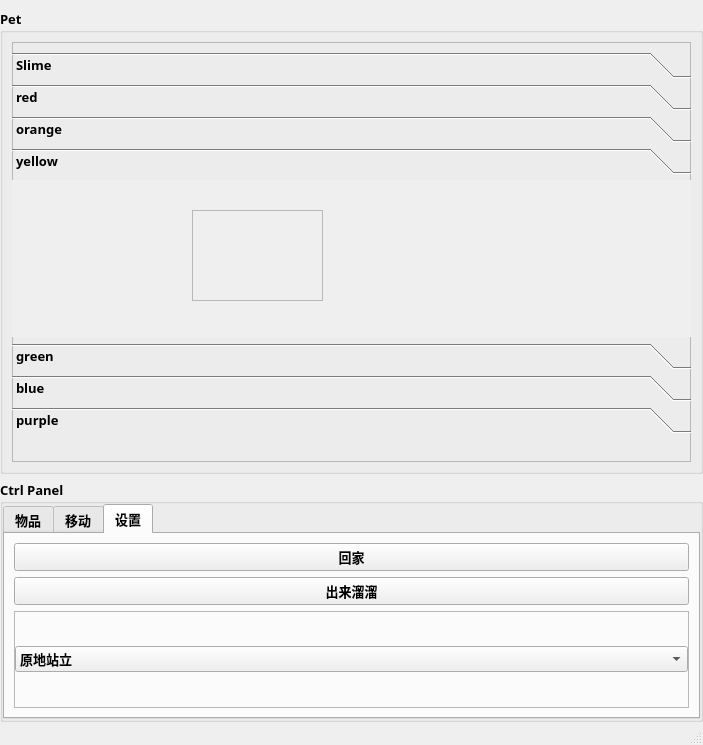
<?xml version="1.0" encoding="UTF-8"?>
<ui version="4.0">
 <class>MainWindow</class>
 <widget class="QMainWindow" name="MainWindow">
  <property name="geometry">
   <rect>
    <x>0</x>
    <y>0</y>
    <width>703</width>
    <height>745</height>
   </rect>
  </property>
  <property name="font">
   <font>
    <family>黑体</family>
    <pointsize>10</pointsize>
    <weight>75</weight>
    <bold>true</bold>
   </font>
  </property>
  <property name="windowTitle">
   <string>DesktopPet</string>
  </property>
  <property name="windowIcon">
   <iconset resource="resources/test.qrc">
    <normaloff>:/icon/image/icon.png</normaloff>:/icon/image/icon.png</iconset>
  </property>
  <widget class="QWidget" name="centralwidget">
   <layout class="QGridLayout" name="gridLayout_3">
    <property name="leftMargin">
     <number>0</number>
    </property>
    <property name="rightMargin">
     <number>0</number>
    </property>
    <property name="bottomMargin">
     <number>0</number>
    </property>
    <item row="0" column="0">
     <layout class="QVBoxLayout" name="Box" stretch="2,1">
      <item>
       <widget class="QGroupBox" name="Pet">
        <property name="title">
         <string>Pet</string>
        </property>
        <layout class="QVBoxLayout" name="verticalLayout">
         <item>
          <widget class="QFrame" name="frame">
           <property name="frameShape">
            <enum>QFrame::StyledPanel</enum>
           </property>
           <property name="frameShadow">
            <enum>QFrame::Raised</enum>
           </property>
           <widget class="QToolBox" name="toolBox">
            <property name="geometry">
             <rect>
              <x>0</x>
              <y>10</y>
              <width>681</width>
              <height>381</height>
             </rect>
            </property>
            <property name="currentIndex">
             <number>3</number>
            </property>
            <widget class="QWidget" name="Slime">
             <property name="geometry">
              <rect>
               <x>0</x>
               <y>0</y>
               <width>681</width>
               <height>136</height>
              </rect>
             </property>
             <attribute name="icon">
              <iconset resource="resources/test.qrc">
               <normaloff>:/icon/image/icon.png</normaloff>:/icon/image/icon.png</iconset>
             </attribute>
             <attribute name="label">
              <string>Slime</string>
             </attribute>
             <widget class="QFrame" name="frame_2">
              <property name="geometry">
               <rect>
                <x>130</x>
                <y>0</y>
                <width>120</width>
                <height>80</height>
               </rect>
              </property>
              <property name="frameShape">
               <enum>QFrame::StyledPanel</enum>
              </property>
              <property name="frameShadow">
               <enum>QFrame::Raised</enum>
              </property>
              <widget class="QLabel" name="pet">
               <property name="geometry">
                <rect>
                 <x>40</x>
                 <y>0</y>
                 <width>80</width>
                 <height>80</height>
                </rect>
               </property>
               <property name="text">
                <string/>
               </property>
               <property name="pixmap">
                <pixmap resource="resources/test.qrc">:/icon/image/icon.png</pixmap>
               </property>
               <property name="scaledContents">
                <bool>true</bool>
               </property>
              </widget>
              <widget class="QLabel" name="item">
               <property name="geometry">
                <rect>
                 <x>0</x>
                 <y>20</y>
                 <width>48</width>
                 <height>48</height>
                </rect>
               </property>
               <property name="font">
                <font>
                 <family>黑体</family>
                 <pointsize>10</pointsize>
                 <weight>75</weight>
                 <bold>true</bold>
                </font>
               </property>
               <property name="text">
                <string/>
               </property>
               <property name="pixmap">
                <pixmap resource="resources/test.qrc">:/image/image/cookie.png</pixmap>
               </property>
               <property name="scaledContents">
                <bool>true</bool>
               </property>
              </widget>
             </widget>
            </widget>
            <widget class="QWidget" name="red">
             <property name="geometry">
              <rect>
               <x>0</x>
               <y>0</y>
               <width>681</width>
               <height>136</height>
              </rect>
             </property>
             <attribute name="icon">
              <iconset resource="resources/test.qrc">
               <normaloff>:/icon/image/icon1.png</normaloff>:/icon/image/icon1.png</iconset>
             </attribute>
             <attribute name="label">
              <string>red</string>
             </attribute>
             <widget class="QFrame" name="frame_3">
              <property name="geometry">
               <rect>
                <x>130</x>
                <y>10</y>
                <width>131</width>
                <height>91</height>
               </rect>
              </property>
              <property name="frameShape">
               <enum>QFrame::StyledPanel</enum>
              </property>
              <property name="frameShadow">
               <enum>QFrame::Raised</enum>
              </property>
              <widget class="QLabel" name="pet_2">
               <property name="geometry">
                <rect>
                 <x>50</x>
                 <y>10</y>
                 <width>80</width>
                 <height>80</height>
                </rect>
               </property>
               <property name="text">
                <string/>
               </property>
               <property name="pixmap">
                <pixmap resource="resources/test.qrc">:/icon/image/icon1.png</pixmap>
               </property>
               <property name="scaledContents">
                <bool>true</bool>
               </property>
              </widget>
              <widget class="QLabel" name="item_2">
               <property name="geometry">
                <rect>
                 <x>10</x>
                 <y>30</y>
                 <width>48</width>
                 <height>48</height>
                </rect>
               </property>
               <property name="font">
                <font>
                 <family>黑体</family>
                 <pointsize>10</pointsize>
                 <weight>75</weight>
                 <bold>true</bold>
                </font>
               </property>
               <property name="text">
                <string/>
               </property>
               <property name="pixmap">
                <pixmap resource="resources/test.qrc">:/image/image/cookie.png</pixmap>
               </property>
               <property name="scaledContents">
                <bool>true</bool>
               </property>
              </widget>
             </widget>
            </widget>
            <widget class="QWidget" name="orange">
             <property name="geometry">
              <rect>
               <x>0</x>
               <y>0</y>
               <width>681</width>
               <height>136</height>
              </rect>
             </property>
             <attribute name="icon">
              <iconset resource="resources/test.qrc">
               <normaloff>:/icon/image/icon2.png</normaloff>:/icon/image/icon2.png</iconset>
             </attribute>
             <attribute name="label">
              <string>orange</string>
             </attribute>
             <widget class="QFrame" name="frame_4">
              <property name="geometry">
               <rect>
                <x>140</x>
                <y>20</y>
                <width>131</width>
                <height>91</height>
               </rect>
              </property>
              <property name="frameShape">
               <enum>QFrame::StyledPanel</enum>
              </property>
              <property name="frameShadow">
               <enum>QFrame::Raised</enum>
              </property>
              <widget class="QLabel" name="pet_3">
               <property name="geometry">
                <rect>
                 <x>50</x>
                 <y>10</y>
                 <width>80</width>
                 <height>80</height>
                </rect>
               </property>
               <property name="text">
                <string/>
               </property>
               <property name="pixmap">
                <pixmap resource="resources/test.qrc">:/icon/image/icon2.png</pixmap>
               </property>
               <property name="scaledContents">
                <bool>true</bool>
               </property>
              </widget>
              <widget class="QLabel" name="item_3">
               <property name="geometry">
                <rect>
                 <x>10</x>
                 <y>30</y>
                 <width>48</width>
                 <height>48</height>
                </rect>
               </property>
               <property name="font">
                <font>
                 <family>黑体</family>
                 <pointsize>10</pointsize>
                 <weight>75</weight>
                 <bold>true</bold>
                </font>
               </property>
               <property name="text">
                <string/>
               </property>
               <property name="pixmap">
                <pixmap resource="resources/test.qrc">:/image/image/cookie.png</pixmap>
               </property>
               <property name="scaledContents">
                <bool>true</bool>
               </property>
              </widget>
             </widget>
            </widget>
            <widget class="QWidget" name="yellow">
             <property name="geometry">
              <rect>
               <x>0</x>
               <y>0</y>
               <width>681</width>
               <height>136</height>
              </rect>
             </property>
             <attribute name="icon">
              <iconset resource="resources/test.qrc">
               <normaloff>:/icon/image/icon3.png</normaloff>:/icon/image/icon3.png</iconset>
             </attribute>
             <attribute name="label">
              <string>yellow</string>
             </attribute>
             <widget class="QFrame" name="frame_5">
              <property name="geometry">
               <rect>
                <x>180</x>
                <y>30</y>
                <width>131</width>
                <height>91</height>
               </rect>
              </property>
              <property name="frameShape">
               <enum>QFrame::StyledPanel</enum>
              </property>
              <property name="frameShadow">
               <enum>QFrame::Raised</enum>
              </property>
              <widget class="QLabel" name="pet_4">
               <property name="geometry">
                <rect>
                 <x>50</x>
                 <y>10</y>
                 <width>80</width>
                 <height>80</height>
                </rect>
               </property>
               <property name="text">
                <string/>
               </property>
               <property name="pixmap">
                <pixmap resource="resources/test.qrc">:/icon/image/icon3.png</pixmap>
               </property>
               <property name="scaledContents">
                <bool>true</bool>
               </property>
              </widget>
              <widget class="QLabel" name="item_4">
               <property name="geometry">
                <rect>
                 <x>10</x>
                 <y>30</y>
                 <width>48</width>
                 <height>48</height>
                </rect>
               </property>
               <property name="font">
                <font>
                 <family>黑体</family>
                 <pointsize>10</pointsize>
                 <weight>75</weight>
                 <bold>true</bold>
                </font>
               </property>
               <property name="text">
                <string/>
               </property>
               <property name="pixmap">
                <pixmap resource="resources/test.qrc">:/image/image/cookie.png</pixmap>
               </property>
               <property name="scaledContents">
                <bool>true</bool>
               </property>
              </widget>
             </widget>
            </widget>
            <widget class="QWidget" name="green">
             <property name="geometry">
              <rect>
               <x>0</x>
               <y>0</y>
               <width>681</width>
               <height>136</height>
              </rect>
             </property>
             <attribute name="icon">
              <iconset resource="resources/test.qrc">
               <normaloff>:/icon/image/icon4.png</normaloff>:/icon/image/icon4.png</iconset>
             </attribute>
             <attribute name="label">
              <string>green</string>
             </attribute>
             <widget class="QFrame" name="frame_6">
              <property name="geometry">
               <rect>
                <x>180</x>
                <y>30</y>
                <width>131</width>
                <height>91</height>
               </rect>
              </property>
              <property name="frameShape">
               <enum>QFrame::StyledPanel</enum>
              </property>
              <property name="frameShadow">
               <enum>QFrame::Raised</enum>
              </property>
              <widget class="QLabel" name="pet_5">
               <property name="geometry">
                <rect>
                 <x>50</x>
                 <y>10</y>
                 <width>80</width>
                 <height>80</height>
                </rect>
               </property>
               <property name="text">
                <string/>
               </property>
               <property name="pixmap">
                <pixmap resource="resources/test.qrc">:/icon/image/icon4.png</pixmap>
               </property>
               <property name="scaledContents">
                <bool>true</bool>
               </property>
              </widget>
              <widget class="QLabel" name="item_5">
               <property name="geometry">
                <rect>
                 <x>10</x>
                 <y>30</y>
                 <width>48</width>
                 <height>48</height>
                </rect>
               </property>
               <property name="font">
                <font>
                 <family>黑体</family>
                 <pointsize>10</pointsize>
                 <weight>75</weight>
                 <bold>true</bold>
                </font>
               </property>
               <property name="text">
                <string/>
               </property>
               <property name="pixmap">
                <pixmap resource="resources/test.qrc">:/image/image/cookie.png</pixmap>
               </property>
               <property name="scaledContents">
                <bool>true</bool>
               </property>
              </widget>
             </widget>
            </widget>
            <widget class="QWidget" name="blue">
             <property name="geometry">
              <rect>
               <x>0</x>
               <y>0</y>
               <width>681</width>
               <height>136</height>
              </rect>
             </property>
             <attribute name="icon">
              <iconset resource="resources/test.qrc">
               <normaloff>:/icon/image/icon5.png</normaloff>:/icon/image/icon5.png</iconset>
             </attribute>
             <attribute name="label">
              <string>blue</string>
             </attribute>
             <widget class="QFrame" name="frame_7">
              <property name="geometry">
               <rect>
                <x>180</x>
                <y>30</y>
                <width>131</width>
                <height>91</height>
               </rect>
              </property>
              <property name="frameShape">
               <enum>QFrame::StyledPanel</enum>
              </property>
              <property name="frameShadow">
               <enum>QFrame::Raised</enum>
              </property>
              <widget class="QLabel" name="pet_6">
               <property name="geometry">
                <rect>
                 <x>50</x>
                 <y>10</y>
                 <width>80</width>
                 <height>80</height>
                </rect>
               </property>
               <property name="text">
                <string/>
               </property>
               <property name="pixmap">
                <pixmap resource="resources/test.qrc">:/icon/image/icon5.png</pixmap>
               </property>
               <property name="scaledContents">
                <bool>true</bool>
               </property>
              </widget>
              <widget class="QLabel" name="item_6">
               <property name="geometry">
                <rect>
                 <x>10</x>
                 <y>30</y>
                 <width>48</width>
                 <height>48</height>
                </rect>
               </property>
               <property name="font">
                <font>
                 <family>黑体</family>
                 <pointsize>10</pointsize>
                 <weight>75</weight>
                 <bold>true</bold>
                </font>
               </property>
               <property name="text">
                <string/>
               </property>
               <property name="pixmap">
                <pixmap resource="resources/test.qrc">:/image/image/cookie.png</pixmap>
               </property>
               <property name="scaledContents">
                <bool>true</bool>
               </property>
              </widget>
             </widget>
            </widget>
            <widget class="QWidget" name="purple">
             <property name="geometry">
              <rect>
               <x>0</x>
               <y>0</y>
               <width>681</width>
               <height>136</height>
              </rect>
             </property>
             <attribute name="icon">
              <iconset resource="resources/test.qrc">
               <normaloff>:/icon/image/icon6.png</normaloff>:/icon/image/icon6.png</iconset>
             </attribute>
             <attribute name="label">
              <string>purple</string>
             </attribute>
             <widget class="QFrame" name="frame_8">
              <property name="geometry">
               <rect>
                <x>170</x>
                <y>40</y>
                <width>131</width>
                <height>91</height>
               </rect>
              </property>
              <property name="frameShape">
               <enum>QFrame::StyledPanel</enum>
              </property>
              <property name="frameShadow">
               <enum>QFrame::Raised</enum>
              </property>
              <widget class="QLabel" name="pet_7">
               <property name="geometry">
                <rect>
                 <x>50</x>
                 <y>10</y>
                 <width>80</width>
                 <height>80</height>
                </rect>
               </property>
               <property name="text">
                <string/>
               </property>
               <property name="pixmap">
                <pixmap resource="resources/test.qrc">:/icon/image/icon6.png</pixmap>
               </property>
               <property name="scaledContents">
                <bool>true</bool>
               </property>
              </widget>
              <widget class="QLabel" name="item_7">
               <property name="geometry">
                <rect>
                 <x>10</x>
                 <y>30</y>
                 <width>48</width>
                 <height>48</height>
                </rect>
               </property>
               <property name="font">
                <font>
                 <family>黑体</family>
                 <pointsize>10</pointsize>
                 <weight>75</weight>
                 <bold>true</bold>
                </font>
               </property>
               <property name="text">
                <string/>
               </property>
               <property name="pixmap">
                <pixmap resource="resources/test.qrc">:/image/image/cookie.png</pixmap>
               </property>
               <property name="scaledContents">
                <bool>true</bool>
               </property>
              </widget>
             </widget>
            </widget>
           </widget>
          </widget>
         </item>
        </layout>
       </widget>
      </item>
      <item>
       <widget class="QGroupBox" name="Ctrl_Panel">
        <property name="title">
         <string>Ctrl Panel</string>
        </property>
        <layout class="QVBoxLayout" name="verticalLayout_7">
         <property name="leftMargin">
          <number>0</number>
         </property>
         <property name="topMargin">
          <number>0</number>
         </property>
         <property name="rightMargin">
          <number>0</number>
         </property>
         <property name="bottomMargin">
          <number>0</number>
         </property>
         <item>
          <widget class="QTabWidget" name="tabs">
           <property name="currentIndex">
            <number>2</number>
           </property>
           <widget class="QWidget" name="BiaoQing_zh_2">
            <attribute name="title">
             <string>物品</string>
            </attribute>
            <layout class="QGridLayout" name="gridLayout">
             <item row="0" column="2">
              <widget class="QPushButton" name="compass">
               <property name="text">
                <string>compass</string>
               </property>
              </widget>
             </item>
             <item row="2" column="0">
              <widget class="QPushButton" name="bread">
               <property name="text">
                <string>bread</string>
               </property>
              </widget>
             </item>
             <item row="0" column="0">
              <widget class="QPushButton" name="pickaxe">
               <property name="text">
                <string>pickaxe</string>
               </property>
              </widget>
             </item>
             <item row="4" column="2">
              <widget class="QPushButton" name="random">
               <property name="text">
                <string>random</string>
               </property>
              </widget>
             </item>
             <item row="2" column="2">
              <widget class="QPushButton" name="apple">
               <property name="text">
                <string>apple</string>
               </property>
              </widget>
             </item>
            </layout>
           </widget>
           <widget class="QWidget" name="move_en">
            <attribute name="title">
             <string>移动</string>
            </attribute>
            <layout class="QGridLayout" name="gridLayout_2">
             <item row="0" column="0">
              <widget class="QPushButton" name="moveToHome_Button">
               <property name="text">
                <string>home</string>
               </property>
              </widget>
             </item>
             <item row="1" column="0">
              <widget class="QPushButton" name="moveToTheBottomOfTheScreen_button">
               <property name="text">
                <string>bottom</string>
               </property>
              </widget>
             </item>
             <item row="1" column="1">
              <widget class="QPushButton" name="moveToRandomPos_button">
               <property name="text">
                <string>random</string>
               </property>
              </widget>
             </item>
             <item row="0" column="1">
              <widget class="QPushButton" name="moveToTheCenterOfTheScreen_button">
               <property name="text">
                <string>center</string>
               </property>
              </widget>
             </item>
             <item row="3" column="0" colspan="2">
              <widget class="Line" name="line">
               <property name="orientation">
                <enum>Qt::Horizontal</enum>
               </property>
              </widget>
             </item>
             <item row="5" column="0" colspan="2">
              <layout class="QGridLayout" name="gridLayout_4">
               <item row="0" column="1">
                <widget class="QPushButton" name="south">
                 <property name="text">
                  <string>south</string>
                 </property>
                </widget>
               </item>
               <item row="0" column="0">
                <widget class="QPushButton" name="east">
                 <property name="text">
                  <string>east</string>
                 </property>
                </widget>
               </item>
               <item row="1" column="0">
                <widget class="QPushButton" name="north">
                 <property name="text">
                  <string>north</string>
                 </property>
                </widget>
               </item>
               <item row="1" column="1">
                <widget class="QPushButton" name="west">
                 <property name="text">
                  <string>west</string>
                 </property>
                </widget>
               </item>
              </layout>
             </item>
             <item row="4" column="0" colspan="2">
              <layout class="QHBoxLayout" name="horizontalLayout">
               <item>
                <widget class="QLineEdit" name="nSteps">
                 <property name="inputMethodHints">
                  <set>Qt::ImhDigitsOnly</set>
                 </property>
                </widget>
               </item>
              </layout>
             </item>
            </layout>
           </widget>
           <widget class="QWidget" name="Settings_en">
            <attribute name="title">
             <string>设置</string>
            </attribute>
            <layout class="QGridLayout" name="gridLayout_5">
             <item row="0" column="0">
              <widget class="QPushButton" name="goHome">
               <property name="text">
                <string>回家</string>
               </property>
              </widget>
             </item>
             <item row="1" column="0">
              <widget class="QPushButton" name="goOut">
               <property name="text">
                <string>出来溜溜</string>
               </property>
              </widget>
             </item>
             <item row="2" column="0">
              <widget class="QFrame" name="frame_9">
               <property name="frameShape">
                <enum>QFrame::StyledPanel</enum>
               </property>
               <property name="frameShadow">
                <enum>QFrame::Raised</enum>
               </property>
               <layout class="QGridLayout" name="gridLayout_6">
                <property name="leftMargin">
                 <number>0</number>
                </property>
                <property name="topMargin">
                 <number>0</number>
                </property>
                <property name="rightMargin">
                 <number>0</number>
                </property>
                <property name="bottomMargin">
                 <number>0</number>
                </property>
                <item row="2" column="0">
                 <widget class="QComboBox" name="status">
                  <item>
                   <property name="text">
                    <string>原地站立</string>
                   </property>
                  </item>
                  <item>
                   <property name="text">
                    <string>工作模式</string>
                   </property>
                  </item>
                  <item>
                   <property name="text">
                    <string>玩耍状态</string>
                   </property>
                  </item>
                 </widget>
                </item>
               </layout>
              </widget>
             </item>
            </layout>
           </widget>
          </widget>
         </item>
        </layout>
       </widget>
      </item>
     </layout>
    </item>
   </layout>
  </widget>
  <widget class="QMenuBar" name="menubar">
   <property name="geometry">
    <rect>
     <x>0</x>
     <y>0</y>
     <width>703</width>
     <height>23</height>
    </rect>
   </property>
  </widget>
  <widget class="QStatusBar" name="statusbar"/>
 </widget>
 <tabstops>
  <tabstop>tabs</tabstop>
  <tabstop>pickaxe</tabstop>
  <tabstop>bread</tabstop>
  <tabstop>compass</tabstop>
  <tabstop>apple</tabstop>
  <tabstop>random</tabstop>
  <tabstop>moveToHome_Button</tabstop>
  <tabstop>moveToTheCenterOfTheScreen_button</tabstop>
  <tabstop>moveToTheBottomOfTheScreen_button</tabstop>
  <tabstop>moveToRandomPos_button</tabstop>
 </tabstops>
 <resources>
  <include location="resources/test.qrc"/>
  <include location="resources/test.qrc"/>
  <include location="resources/test.qrc"/>
  <include location="resources/test.qrc"/>
  <include location="resources/test.qrc"/>
  <include location="C:/Users/feibai/.designer/backup/resources/test.qrc"/>
 </resources>
 <connections/>
</ui>
